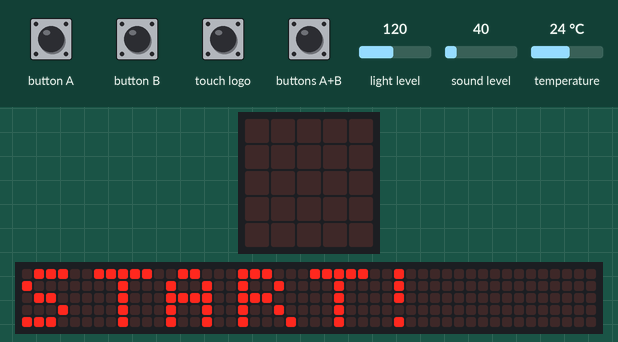
Simulated run of this program. Board: BBC micro:bit (MakeCode). Shown: the board's 5×5 LED display, a strip that is not on the board, showing the scrolling text unrolled. The test bench sets the inputs (shaded band); at power-on: light level 120, sound level 40, temperature 24 °C. The 48×5 strip is a reading aid, not a part: it shows the text the display is scrolling, unrolled, one strip-width of it at a time; the compass is already calibrated.

Above: at 5.6 s.
At 6.4 s:
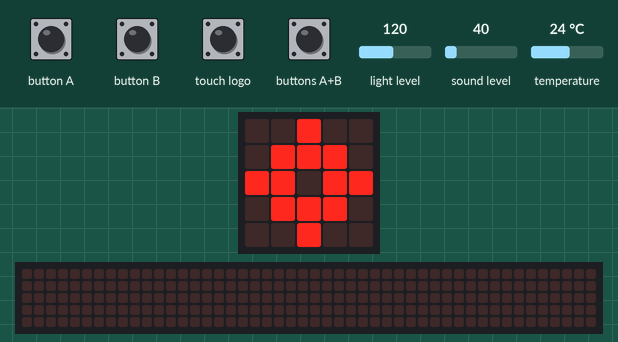
10.0 s: button B pressed for 0.15 s
At 10.22 s:
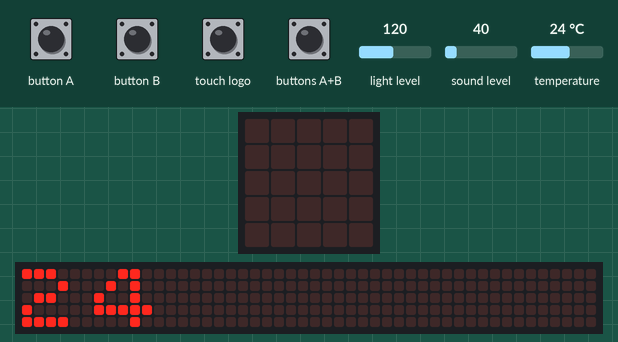
10.7 s: button A pressed for 0.15 s
11.4 s: touch logo pressed for 0.15 s
At 13.52 s:
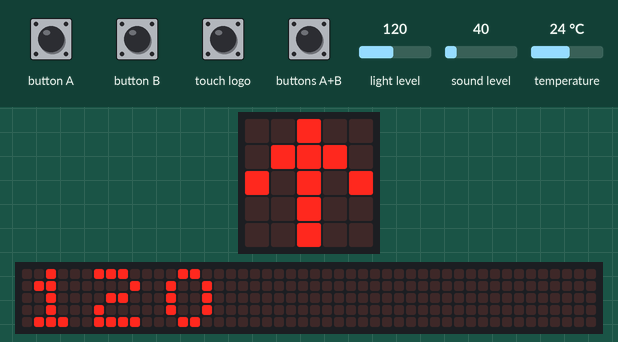
14.9 s: buttons A+B pressed for 0.15 s
15.6 s: touch logo pressed for 0.15 s
16.3 s: light level set to 5
At 17.6 s:
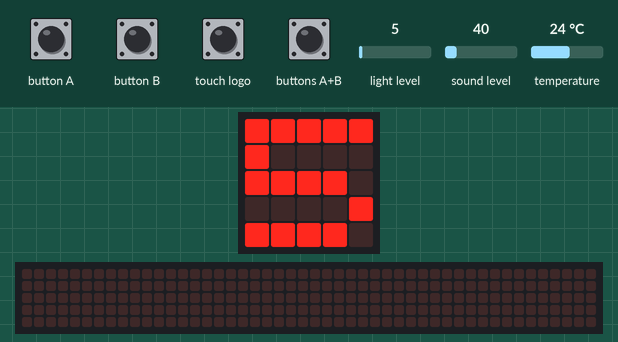

The program:

main.ts
```typescript
input.onLogoEvent(TouchButtonEvent.Pressed, function () {
    basic.showNumber(input.lightLevel())
})
input.onButtonPressed(Button.A, function () {
    input.calibrateCompass()
    basic.showArrow(ArrowNames.North)
})
input.onButtonPressed(Button.AB, function () {
    basic.showNumber(input.soundLevel())
})
input.onButtonPressed(Button.B, function () {
    basic.showNumber(input.temperature())
})
basic.showString("START!")
for (let index = 0; index < 4; index++) {
    basic.showIcon(IconNames.Target)
}
basic.clearScreen()
```

test.ts
```typescript
// aquí va el archivo "tests"; esto no se compilará cuando este paquete se utilice como una extensión.
```

Measured:
- after the input at 10.0 s, the display: changes after 0.15 s (image 2)
- after the input at 11.4 s, the display: first differs from a run without the input after 2.1 s (image 3)
- after the input at 16.3 s, the display: first differs from a run without the input after 0.75 s (image 4)
- what the display in image 0 shows lasts 0.7 s, from 5.6 s to 6.3 s
- what the display in image 1 shows lasts 2.4 s, from 6.3 s to 8.7 s
